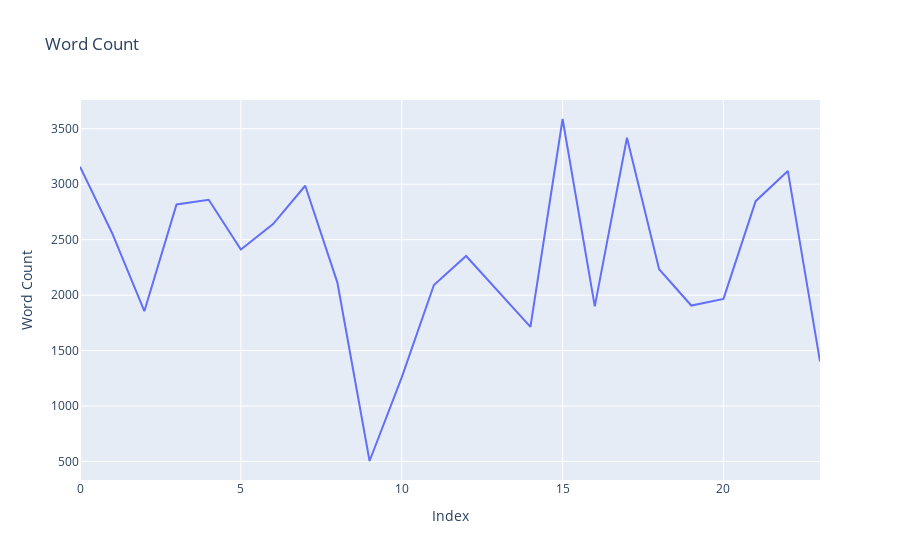

The notebook cell this image was saved under:
### Code cell
fig = px.line(df2, x="Index", y="Word Count", title='Word Count')
fig.show()

### Figure 1 — Plotly figure (JSON) as saved in the notebook; plotly's stock layout.template omitted (floating-point values rounded to 4 significant figures)
{"data": [{"hovertemplate": "Index=%{x}<br>Word Count=%{y}<extra></extra>", "legendgroup": "", "line": {"color": "#636efa", "dash": "solid"}, "marker": {"symbol": "circle"}, "mode": "lines", "name": "", "orientation": "v", "showlegend": false, "type": "scatter", "x": [0, 1, 2, 3, 4, 5, 6, 7, 8, 9, 10, 11, 12, 13, 14, 15, 16, 17, 18, 19, 20, 21, 22, 23], "xaxis": "x", "y": [3158, 2558, 1855, 2817, 2860, 2411, 2641, 2986, 2113, 504, 1258, 2091, 2353, 2037, 1713, 3588, 1898, 3419, 2234, 1906, 1966, 2847, 3120, 1402], "yaxis": "y"}], "layout": {"legend": {"tracegroupgap": 0}, "title": {"text": "Word Count"}, "xaxis": {"anchor": "y", "domain": [0, 1], "title": {"text": "Index"}}, "yaxis": {"anchor": "x", "domain": [0, 1], "title": {"text": "Word Count"}}}}
